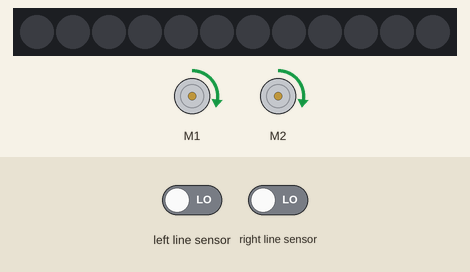
Recording of a program running on a simulated BBC micro:bit (MakeCode). On the bench: 2 × DC motor (green arrow = forward, orange = backward, longer = faster), 12 RGB LEDs in strip order, left to right. Inputs (shaded band) come from the test bench; at power-on: left line sensor LOW, right line sensor LOW. Dim RGB values are drawn brighter than linear.

Above: at 1.2 s.
1.3 s: left line sensor driven HIGH
At 1.93 s:
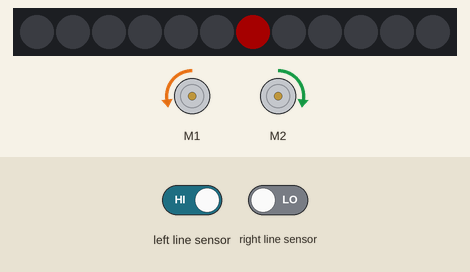
4.3 s: left line sensor driven LOW
At 5.1 s:
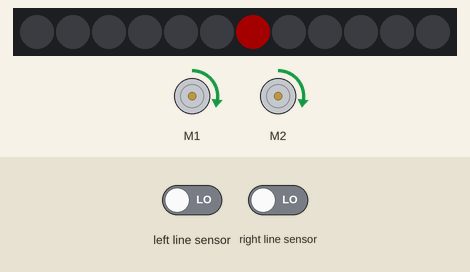
6.1 s: right line sensor driven HIGH
At 6.31 s:
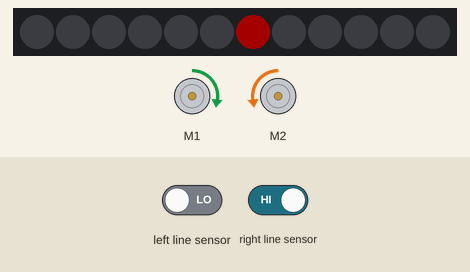
9.1 s: right line sensor driven LOW
At 10.1 s:
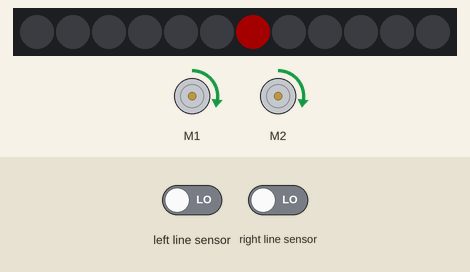
Timing chart, 0 to 11.9 s (numbered marks = the images above; inputs shaded):
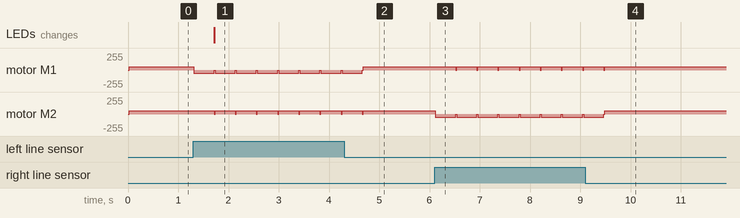

Measured:
- after the input at 1.3 s, motor M1: alternates backward 51/255 for 0.40 s and stopped for 0.02 s, starting at once; motor M2: alternates forward 51/255 for 0.40 s and stopped for 0.02 s, starting after 0.41 s; the LEDs: change after 0.41 s (image 1)
- after the input at 4.3 s, motor M2: goes on until 4.7 s, then stays forward 51/255
- after the input at 6.1 s, motor M1: alternates forward 51/255 for 0.40 s and stopped for 0.02 s, starting after 0.42 s; motor M2: alternates backward 51/255 for 0.40 s and stopped for 0.02 s, starting at once
- after the input at 9.1 s, motor M1: goes on until 9.5 s, then stays forward 51/255

The program:

main.ts
```typescript
bitbot.select_model(BBModel.XL)
basic.forever(function () {
    if (bitbot.readLine(BBLineSensor.Left) == 1) {
        bitbot.rotatems(BBRobotDirection.Left, 20, 400)
        bitbot.setPixelColor(6, 0xFF0000)
    } else if (bitbot.readLine(BBLineSensor.Right) == 1) {
        bitbot.rotatems(BBRobotDirection.Right, 20, 400)
        bitbot.setPixelColor(12, 0xFF0000)
    } else if (bitbot.readLine(BBLineSensor.Left) == 1 && bitbot.readLine(BBLineSensor.Right) == 1) {
        bitbot.stop(BBStopMode.Brake)
    } else {
        bitbot.go(BBDirection.Forward, 20)
    }
})
```

test.ts
```typescript
// testene settes inn her; disse vil ikke kompilert så lenge denne pakken blir brukt som en utvidelse.
```
